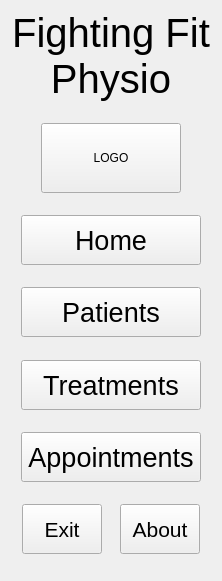
  <widget class="QWidget" name="layoutWidget">
   <property name="geometry">
    <rect>
     <x>0</x>
     <y>0</y>
     <width>202</width>
     <height>581</height>
    </rect>
   </property>
   <layout class="QVBoxLayout" name="verticalLayout">
    <item>
     <widget class="QLabel" name="label">
      <property name="minimumSize">
       <size>
        <width>200</width>
        <height>90</height>
       </size>
      </property>
      <property name="maximumSize">
       <size>
        <width>200</width>
        <height>90</height>
       </size>
      </property>
      <property name="font">
       <font>
        <pointsize>30</pointsize>
       </font>
      </property>
      <property name="text">
       <string>Fighting Fit Physio</string>
      </property>
      <property name="alignment">
       <set>Qt::AlignCenter</set>
      </property>
      <property name="wordWrap">
       <bool>true</bool>
      </property>
     </widget>
    </item>
    <item>
     <spacer name="verticalSpacer">
      <property name="orientation">
       <enum>Qt::Vertical</enum>
      </property>
      <property name="sizeHint" stdset="0">
       <size>
        <width>20</width>
        <height>40</height>
       </size>
      </property>
     </spacer>
    </item>
    <item>
     <layout class="QHBoxLayout" name="horizontalLayout_3">
      <item>
       <spacer name="horizontalSpacer_4">
        <property name="orientation">
         <enum>Qt::Horizontal</enum>
        </property>
        <property name="sizeHint" stdset="0">
         <size>
          <width>40</width>
          <height>20</height>
         </size>
        </property>
       </spacer>
      </item>
      <item>
       <widget class="QPushButton" name="LogoButton">
        <property name="minimumSize">
         <size>
          <width>140</width>
          <height>70</height>
         </size>
        </property>
        <property name="maximumSize">
         <size>
          <width>140</width>
          <height>70</height>
         </size>
        </property>
        <property name="text">
         <string>LOGO</string>
        </property>
       </widget>
      </item>
      <item>
       <spacer name="horizontalSpacer_5">
        <property name="orientation">
         <enum>Qt::Horizontal</enum>
        </property>
        <property name="sizeHint" stdset="0">
         <size>
          <width>40</width>
          <height>20</height>
         </size>
        </property>
       </spacer>
      </item>
     </layout>
    </item>
    <item>
     <spacer name="verticalSpacer_2">
      <property name="orientation">
       <enum>Qt::Vertical</enum>
      </property>
      <property name="sizeHint" stdset="0">
       <size>
        <width>20</width>
        <height>40</height>
       </size>
      </property>
     </spacer>
    </item>
    <item>
     <layout class="QHBoxLayout" name="horizontalLayout_2">
      <item>
       <spacer name="horizontalSpacer_3">
        <property name="orientation">
         <enum>Qt::Horizontal</enum>
        </property>
        <property name="sizeHint" stdset="0">
         <size>
          <width>40</width>
          <height>20</height>
         </size>
        </property>
       </spacer>
      </item>
      <item>
       <widget class="QPushButton" name="Home_Banner_Button">
        <property name="minimumSize">
         <size>
          <width>180</width>
          <height>50</height>
         </size>
        </property>
        <property name="maximumSize">
         <size>
          <width>180</width>
          <height>50</height>
         </size>
        </property>
        <property name="font">
         <font>
          <pointsize>20</pointsize>
         </font>
        </property>
        <property name="text">
         <string>Home</string>
        </property>
       </widget>
      </item>
      <item>
       <spacer name="horizontalSpacer_2">
        <property name="orientation">
         <enum>Qt::Horizontal</enum>
        </property>
        <property name="sizeHint" stdset="0">
         <size>
          <width>40</width>
          <height>20</height>
         </size>
        </property>
       </spacer>
      </item>
     </layout>
    </item>
    <item>
     <spacer name="verticalSpacer_3">
      <property name="orientation">
       <enum>Qt::Vertical</enum>
      </property>
      <property name="sizeHint" stdset="0">
       <size>
        <width>20</width>
        <height>40</height>
       </size>
      </property>
     </spacer>
    </item>
    <item>
     <layout class="QHBoxLayout" name="horizontalLayout_4">
      <item>
       <spacer name="horizontalSpacer_7">
        <property name="orientation">
         <enum>Qt::Horizontal</enum>
        </property>
        <property name="sizeHint" stdset="0">
         <size>
          <width>40</width>
          <height>20</height>
         </size>
        </property>
       </spacer>
      </item>
      <item>
       <widget class="QPushButton" name="Patients_Banner_Button">
        <property name="minimumSize">
         <size>
          <width>180</width>
          <height>50</height>
         </size>
        </property>
        <property name="maximumSize">
         <size>
          <width>180</width>
          <height>50</height>
         </size>
        </property>
        <property name="font">
         <font>
          <pointsize>20</pointsize>
         </font>
        </property>
        <property name="text">
         <string>Patients</string>
        </property>
       </widget>
      </item>
      <item>
       <spacer name="horizontalSpacer_6">
        <property name="orientation">
         <enum>Qt::Horizontal</enum>
        </property>
        <property name="sizeHint" stdset="0">
         <size>
          <width>40</width>
          <height>20</height>
         </size>
        </property>
       </spacer>
      </item>
     </layout>
    </item>
    <item>
     <spacer name="verticalSpacer_4">
      <property name="orientation">
       <enum>Qt::Vertical</enum>
      </property>
      <property name="sizeHint" stdset="0">
       <size>
        <width>20</width>
        <height>40</height>
       </size>
      </property>
     </spacer>
    </item>
    <item>
     <layout class="QHBoxLayout" name="horizontalLayout_5">
      <item>
       <spacer name="horizontalSpacer_9">
        <property name="orientation">
         <enum>Qt::Horizontal</enum>
        </property>
        <property name="sizeHint" stdset="0">
         <size>
          <width>40</width>
          <height>20</height>
         </size>
        </property>
       </spacer>
      </item>
      <item>
       <widget class="QPushButton" name="Treatments_Banner_Buttons">
        <property name="minimumSize">
         <size>
          <width>180</width>
          <height>50</height>
         </size>
        </property>
        <property name="maximumSize">
         <size>
          <width>180</width>
          <height>50</height>
         </size>
        </property>
        <property name="font">
         <font>
          <pointsize>20</pointsize>
         </font>
        </property>
        <property name="text">
         <string>Treatments</string>
        </property>
       </widget>
      </item>
      <item>
       <spacer name="horizontalSpacer_8">
        <property name="orientation">
         <enum>Qt::Horizontal</enum>
        </property>
        <property name="sizeHint" stdset="0">
         <size>
          <width>40</width>
          <height>20</height>
         </size>
        </property>
       </spacer>
      </item>
     </layout>
    </item>
    <item>
     <spacer name="verticalSpacer_5">
      <property name="orientation">
       <enum>Qt::Vertical</enum>
      </property>
      <property name="sizeHint" stdset="0">
       <size>
        <width>20</width>
        <height>40</height>
       </size>
      </property>
     </spacer>
    </item>
    <item>
     <layout class="QHBoxLayout" name="horizontalLayout_6">
      <item>
       <spacer name="horizontalSpacer_11">
        <property name="orientation">
         <enum>Qt::Horizontal</enum>
        </property>
        <property name="sizeHint" stdset="0">
         <size>
          <width>40</width>
          <height>20</height>
         </size>
        </property>
       </spacer>
      </item>
      <item>
       <widget class="QPushButton" name="Appointment_Banner_Buttons">
        <property name="sizePolicy">
         <sizepolicy hsizetype="Minimum" vsizetype="Fixed">
          <horstretch>180</horstretch>
          <verstretch>50</verstretch>
         </sizepolicy>
        </property>
        <property name="minimumSize">
         <size>
          <width>180</width>
          <height>50</height>
         </size>
        </property>
        <property name="maximumSize">
         <size>
          <width>180</width>
          <height>50</height>
         </size>
        </property>
        <property name="font">
         <font>
          <pointsize>20</pointsize>
         </font>
        </property>
        <property name="text">
         <string>Appointments</string>
        </property>
       </widget>
      </item>
      <item>
       <spacer name="horizontalSpacer_10">
        <property name="orientation">
         <enum>Qt::Horizontal</enum>
        </property>
        <property name="sizeHint" stdset="0">
         <size>
          <width>40</width>
          <height>20</height>
         </size>
        </property>
       </spacer>
      </item>
     </layout>
    </item>
    <item>
     <spacer name="verticalSpacer_6">
      <property name="orientation">
       <enum>Qt::Vertical</enum>
      </property>
      <property name="sizeHint" stdset="0">
       <size>
        <width>20</width>
        <height>40</height>
       </size>
      </property>
     </spacer>
    </item>
    <item>
     <layout class="QHBoxLayout" name="horizontalLayout">
      <item>
       <spacer name="horizontalSpacer_14">
        <property name="orientation">
         <enum>Qt::Horizontal</enum>
        </property>
        <property name="sizeHint" stdset="0">
         <size>
          <width>40</width>
          <height>20</height>
         </size>
        </property>
       </spacer>
      </item>
      <item>
       <widget class="QPushButton" name="Exit_Banner_Button">
        <property name="minimumSize">
         <size>
          <width>80</width>
          <height>50</height>
         </size>
        </property>
        <property name="maximumSize">
         <size>
          <width>80</width>
          <height>50</height>
         </size>
        </property>
        <property name="font">
         <font>
          <pointsize>16</pointsize>
         </font>
        </property>
        <property name="text">
         <string>Exit</string>
        </property>
       </widget>
      </item>
      <item>
       <spacer name="horizontalSpacer">
        <property name="orientation">
         <enum>Qt::Horizontal</enum>
        </property>
        <property name="sizeHint" stdset="0">
         <size>
          <width>40</width>
          <height>20</height>
         </size>
        </property>
       </spacer>
      </item>
      <item>
       <widget class="QPushButton" name="About_Banner_Button">
        <property name="minimumSize">
         <size>
          <width>80</width>
          <height>50</height>
         </size>
        </property>
        <property name="maximumSize">
         <size>
          <width>80</width>
          <height>50</height>
         </size>
        </property>
        <property name="font">
         <font>
          <pointsize>16</pointsize>
         </font>
        </property>
        <property name="text">
         <string>About</string>
        </property>
       </widget>
      </item>
      <item>
       <spacer name="horizontalSpacer_15">
        <property name="orientation">
         <enum>Qt::Horizontal</enum>
        </property>
        <property name="sizeHint" stdset="0">
         <size>
          <width>40</width>
          <height>20</height>
         </size>
        </property>
       </spacer>
      </item>
     </layout>
    </item>
    <item>
     <spacer name="verticalSpacer_7">
      <property name="orientation">
       <enum>Qt::Vertical</enum>
      </property>
      <property name="sizeHint" stdset="0">
       <size>
        <width>20</width>
        <height>40</height>
       </size>
      </property>
     </spacer>
    </item>
   </layout>
  </widget>
